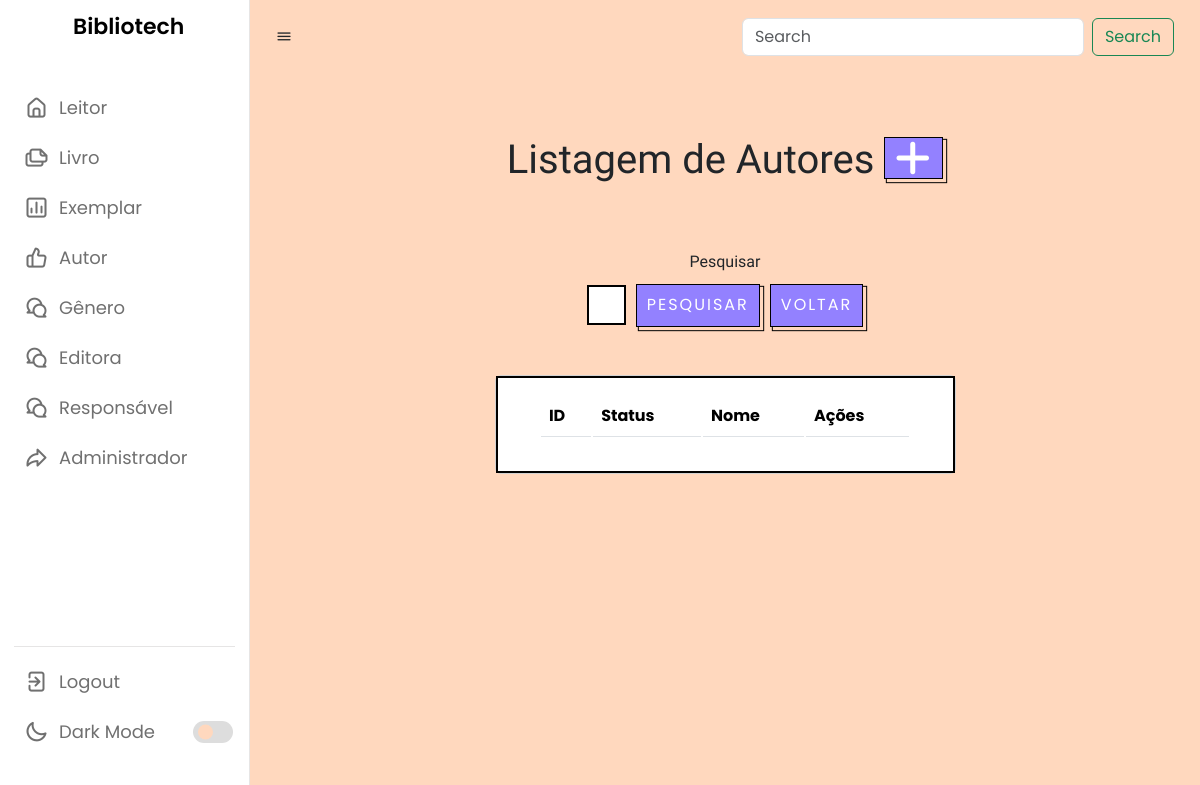
The app's page /listarAutores.php, older data.
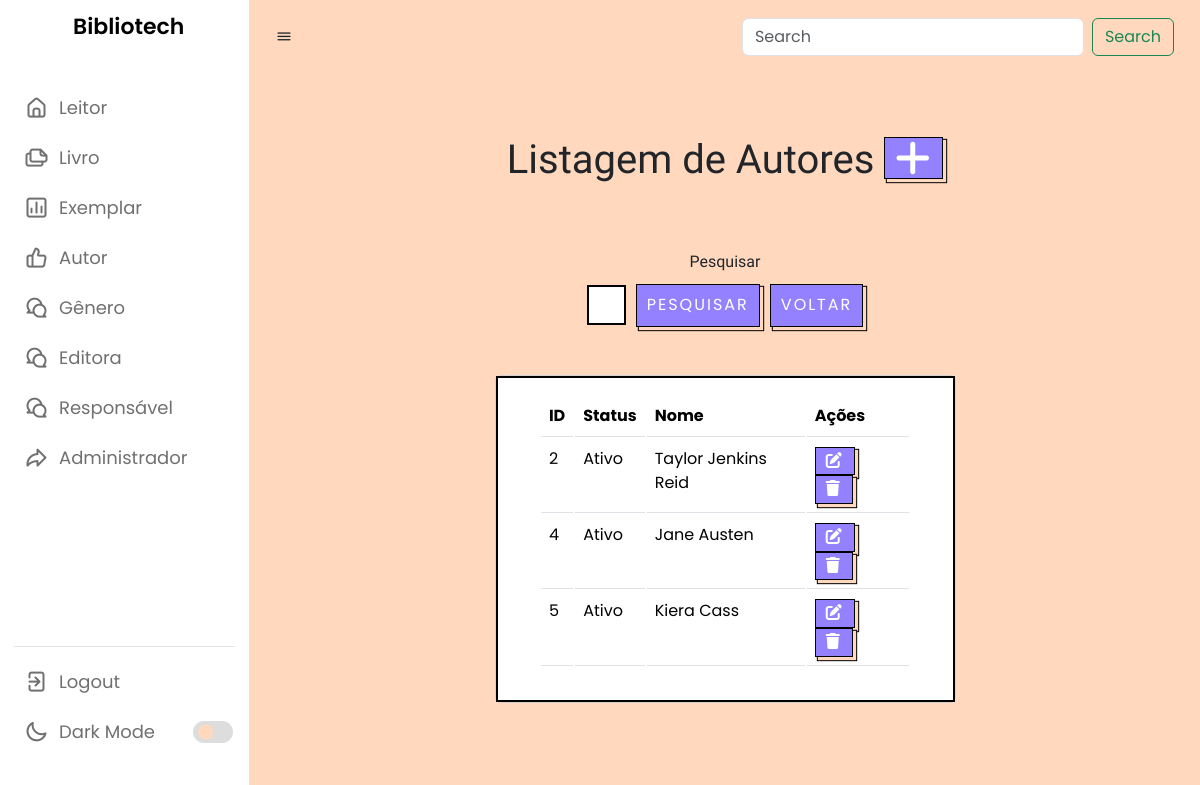
The same page, newer data.
### tables this page shows
CREATE TABLE `autor` (
  `id` int(11) NOT NULL,
  `status` varchar(45) NOT NULL,
  `nome` varchar(100) NOT NULL
);

### listarAutores.php (the view, shortened to what this page needs)
<?php
require_once("conexao.php");
$V_WHERE = "";
$sql = "select * from autor
where 1 = 1" . $V_WHERE;
$resultado = mysqli_query($conexao, $sql);
?>
<?php require_once("navbar.php"); ?>
        <br><br><br>
        <h1 class="titulo">Listagem de Autores  <a href="cadastrarAutores.php" class="botao">
                                <i class="fa-solid fa-plus"></i>
                            </a></h1>
        <br><br>
        <center>
            <form method="post">
                <label name="nome" for="exampleFormControlInput1" class="titulo">Pesquisar</label>
                <div class="input-button-container">
                    <input name="nome" type="text" class="formcampo">
                    <button name="pesquisar" stype="button" class="botaopesquisar">Pesquisar</button>
                    <a href="listarAutores.php"><button name="voltar" stype="button" class="botaopesquisar">Voltar</button></a>
                </div>
                <br><br>
            </form>
        </center>
<center>
        <div class="card cardlistar">
            <div class="card-body cardlistar2">
                <table class="table">
                    <thead>
                        <tr>
                            <td scope="col"><b>ID</b></td>
                            <td scope="col"><b>Status</b></td>
                            <td scope="col"><b>Nome</b></td>
                            <td scope="col"><b>Ações</b></td>
                        </tr>
                    </thead>
                    <tbody>
                        <?php while ($linha = mysqli_fetch_array($resultado)) { ?>
                            <tr>
                                <td>
                                    <?= $linha['id'] ?>
                                </td>
                                <td>
                                    <?= $linha['status'] ?>
                                </td>
                                <td>
                                    <?= $linha['nome'] ?>
                                </td>
                                <td>
                                    <a style="margin-right: 8px;" href="alterarAutor.php? id=<?= $linha['id'] ?>"
                                        class="botao">
                                        <i class="fa-solid fa-pen-to-square"></i></a>
                                    <a href="listarAutores.php? id=<?= $linha['id'] ?>" class="botao"
                                        onclick="return confirm('Deseja mesmo excluir o cadastro?')">
                                        <i class="fa-sharp fa-solid fa-trash"></i> </a>
                                </td>
                            </tr>
                        <?php } ?>
                    </tbody>
                </table>
            </div>
        </div>
</center>
    </section>
</body>
</html>

### navbar.php (shortened to what this page needs)
<!DOCTYPE html>
<html lang="pt-br">
<head>
    <link rel="stylesheet" href="css/style.css">
    <link rel="stylesheet" href="css/cadastrar.css">
    <link rel="stylesheet" href="css/bootstrap.css">
    <link rel="stylesheet" href="https://unicons.iconscout.com/release/v4.0.0/css/line.css">
</head>
<body>
    <nav>
        <div class="logo-name">
            <span class="logo_name">Bibliotech</span>
        </div>
        <div class="menu-items">
            <ul class="nav-links">
                <li><a href="cadastrarLeitor.php">
                        <i class="uil uil-estate"></i>
                        <span class="link-name">Leitor</span>
                    </a></li>
                <li><a href="#">
                        <i class="uil uil-files-landscapes"></i>
                        <span class="link-name">Livro</span>
                    </a></li>
                <li><a href="#">
                        <i class="uil uil-chart"></i>
                        <span class="link-name">Exemplar</span>
                    </a></li>
                <li><a href="#">
                        <i class="uil uil-thumbs-up"></i>
                        <span class="link-name">Autor</span>
                    </a></li>
                <li><a href="#">
                        <i class="uil uil-comments"></i>
                        <span class="link-name">Gênero</span>
                    </a></li>
                <li><a href="#">
                        <i class="uil uil-comments"></i>
                        <span class="link-name">Editora</span>
                    </a></li>
                <li><a href="#">
                        <i class="uil uil-comments"></i>
                        <span class="link-name">Responsável</span>
                    </a></li>
                <li><a href="#">
                        <i class="uil uil-share"></i>
                        <span class="link-name">Administrador</span>
                    </a></li>
            </ul>
            <ul class="logout-mode">
                <li><a href="#">
                        <i class="uil uil-signout"></i>
                        <span class="link-name">Logout</span>
                    </a></li>
                <li class="mode">
                    <a href="#">
                        <i class="uil uil-moon"></i>
                        <span class="link-name">Dark Mode</span>
                    </a>
                    <div class="mode-toggle">
                        <span class="switch"></span>
                    </div>
                </li>
            </ul>
        </div>
    </nav>
    <section class="dashboard">
        <div class="navbar bg-body-tertiary">
            <div class="container-fluid">
                <i class="uil uil-bars sidebar-toggle"></i>
                <form class="d-flex" role="search">
                    <input class="form-control me-2" type="search" placeholder="Search" aria-label="Search">
                    <button class="btn btn-outline-success" type="submit">Search</button>
                </form>
            </div>
        </div>

### css/style.css (style rules this page uses)
* { margin: 0; padding: 0; box-sizing: border-box; font-family: 'Poppins', sans-serif; }
:root { --primary-color: #9381ff; --panel-color: #ffd8be; --text-color: #000; --black-light-color: #707070; --border-color: #e6e5e5; --toggle-color: #DDD; --box1-color: #4DA3FF; --box2-color: #FFE6AC; --box3-color: #E7D1FC; --index-i: #9381ff; --title-icon-color: #fff; --nav-color: white; --tran-05: all 0.5s ease; --tran-03: all 0.3s ease; --tran-03: all 0.2s ease; }
body { min-height: 100vh; background-color: var(--primary-color); }
nav { position: fixed; top: 0; left: 0; height: 100%; width: 250px; padding: 10px 14px; background-color: var(--nav-color); border-right: 1px solid var(--border-color); transition: var(--tran-05); }
nav .logo-name { display: flex; align-items: center; }
nav .logo-name .logo_name { font-size: 22px; font-weight: 600; color: var(--text-color); margin-left: 14px; transition: var(--tran-05); }
nav .menu-items { margin-top: 40px; height: calc(100% - 90px); display: flex; flex-direction: column; justify-content: space-between; }
.menu-items li { list-style: none; }
.menu-items li a { display: flex; align-items: center; height: 50px; text-decoration: none; position: relative; }
.menu-items li a i { font-size: 24px; min-width: 45px; height: 100%; display: flex; align-items: center; justify-content: center; color: var(--black-light-color); }
.menu-items li a .link-name { font-size: 18px; font-weight: 400; color: var(--black-light-color); transition: var(--tran-05); }
.menu-items .logout-mode { padding-top: 10px; border-top: 1px solid var(--border-color); }
.menu-items .mode { display: flex; align-items: center; white-space: nowrap; }
.menu-items .mode-toggle { position: absolute; right: 14px; height: 50px; min-width: 45px; display: flex; align-items: center; justify-content: center; cursor: pointer; }
.mode-toggle .switch { position: relative; display: inline-block; height: 22px; width: 40px; border-radius: 25px; background-color: var(--toggle-color); }
.switch:before { content: ""; position: absolute; left: 5px; top: 50%; transform: translateY(-50%); height: 15px; width: 15px; background-color: var(--panel-color); border-radius: 50%; transition: var(--tran-03); }
.dashboard { position: relative; left: 250px; background-color: var(--panel-color); min-height: 100vh; width: calc(100% - 250px); padding: 10px 14px; transition: var(--tran-05); }
table tbody td { height: 2.8rem; color: #000000; }
table tbody tr:last-child td { border: 2; }
nav ul { list-style: none; }
nav ul li { line-height: 60px; }
.formcampo { border: 2px solid black; display: block; width: 30%; padding: 0.375rem 0.75rem; font-size: 1rem; font-weight: 400; line-height: 1.5; flex: 1; }
.input-button-container { display: flex; align-items: center; width: 30%; }

### css/cadastrar.css (style rules this page uses)
.titulo { padding-bottom: 10px; text-align: center; font-family: Fjalla One; }
.botao { background-color: #9381ff; border: 1px solid black; box-shadow: 3px 3px 1px #ffd8be, 3px 3px 1px 1px black; color: #fff; cursor: pointer; display: inline-block; letter-spacing: 2px; line-height: 20pt; margin: 0 auto; outline: none; padding: 0 10px; text-transform: uppercase; transition: .2 all ease-in-out; }
.botaopesquisar { background-color: #9381ff; border: 1px solid black; box-shadow: 3px 3px 1px #ffd8be, 3px 3px 1px 1px black; color: #fff; cursor: pointer; display: inline-block; letter-spacing: 2px; line-height: 20pt; margin: 0 auto; outline: none; padding: 7px 10px; text-transform: uppercase; transition: .2 all ease-in-out; margin-left: 10px; }

Row changes from the older to the newer data that the page shows:
added autor: id "2", status "Ativo", nome "Taylor Jenkins Reid"
added autor: id "4", status "Ativo", nome "Jane Austen"
added autor: id "5", status "Ativo", nome "Kiera Cass"
